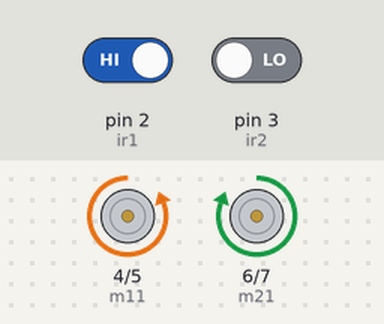
The sketch below on a simulated Arduino Uno, built with avr-gcc and run on an emulated ATmega328P. Parts: motor-driver pin pairs drawn as motors (green arrow = first pin HIGH = forward, orange = second pin HIGH = backward, longer = more drive). The inputs (shaded band) are chosen by the test bench; at power-on: pin 3 (ir2) LOW, pin 2 (ir1) HIGH.

Above: at 4.8 s.
4.9 s: pin 3 (ir2) driven HIGH
At 6.9 s:
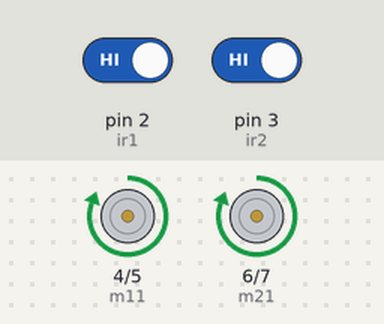
7.6 s: pin 2 (ir1) driven LOW
At 8.2 s:
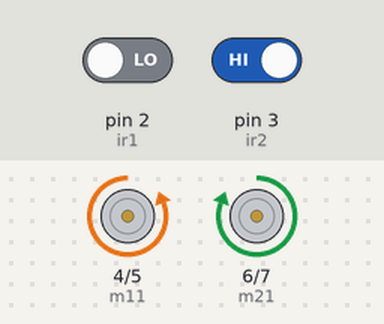
13.6 s: pin 2 (ir1) driven HIGH
At 13.9 s:
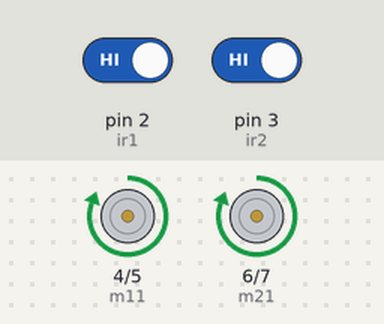
16.3 s: pin 3 (ir2) driven LOW
At 17.9 s:
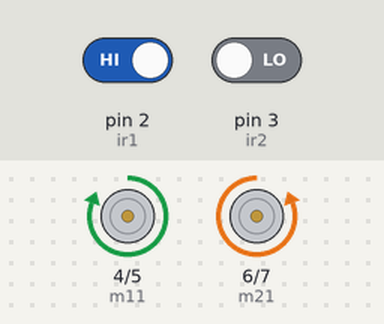
Timing chart, 0 to 23.3 s (numbered marks = the images above; inputs shaded):
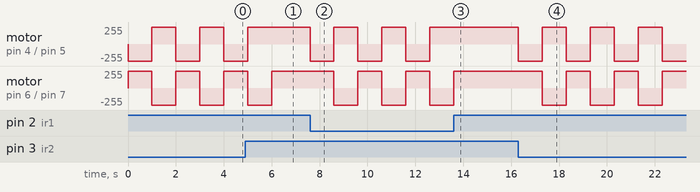

Measured:
- after the input at 4.9 s, motor on pin 4 (m11) / pin 5 (m12): goes on until 5.0 s, then stays forward 255/255; motor on pin 6 (m21) / pin 7 (m22): goes on until 6.0 s, then stays forward 255/255
- after the input at 7.6 s, motor on pin 4 (m11) / pin 5 (m12): alternates forward 255/255 for 1.0 s and backward 255/255 for 1.0 s, starting at once; motor on pin 6 (m21) / pin 7 (m22): alternates forward 255/255 for 1.0 s and backward 255/255 for 1.0 s, starting after 1.0 s
- after the input at 13.6 s, motor on pin 4 (m11) / pin 5 (m12): stays forward 255/255 (without the input it goes to backward 255/255 after 0.00 s); motor on pin 6 (m21) / pin 7 (m22): goes on until 13.6 s, then stays forward 255/255
- after the input at 16.3 s, motor on pin 4 (m11) / pin 5 (m12): alternates forward 255/255 for 1.0 s and backward 255/255 for 1.0 s, starting at once; motor on pin 6 (m21) / pin 7 (m22): alternates forward 255/255 for 1.0 s and backward 255/255 for 1.0 s, starting after 1.0 s
- by itself, motor on pin 4 (m11) / pin 5 (m12), motor on pin 6 (m21) / pin 7 (m22): alternates forward 255/255 for 1.0 s and backward 255/255 for 1.0 s

The sketch:

OBJECT_DETECTOR_ROBOT.ino
```cpp
// OBSTACLE DETECTOR ROBOT

int m11 = 4;
int m12 = 5;
int m21 = 6;
int m22 = 7;
int ir1 = 2;  //IR1
int ir2 = 3;  //IR2

void setup() {
  pinMode(m11, OUTPUT);
  pinMode(m12, OUTPUT);
  pinMode(m21, OUTPUT);
  pinMode(m22, OUTPUT);
  pinMode(ir1, INPUT);
  pinMode(ir2, INPUT);
}

// 0 obstacle detected ; 1 clear path
void loop() {
  if ((digitalRead(ir1) == 0) || (digitalRead(ir2) == 0)) {
    stp();
    rev();
    delay(1000);
    rht();
    delay(1000);
  }else{
    fwd();
  }
  // if ((digitalRead(ir1) == 0) && (digitalRead(ir2) == 0)) {  //without obstacle
  //   fwd();
  // }
  // if ((digitalRead(ir1) == 1) && (digitalRead(ir2) == 1)) {  //with obstacle
  //   stp();                                                   //stop
  //   delay(1000);
  //   rev();  //reverse
  //   delay(1000);
  //   rht();

  //   if ((digitalRead(ir1) == 1) && (digitalRead(ir2) == 1)) {  //with obstacle
  //     stp();                                                   //stop
  //     delay(1000);

  //     rev();  //reverse

  //     else() {
  //       ((digitalRead(ir1) == 0) && (digitalRead(ir2) == 0));
  //       fwd();
  //     }
  //   }
  // }
}

void fwd() {
  digitalWrite(m11, 1);
  digitalWrite(m12, 0);
  digitalWrite(m21, 1);
  digitalWrite(m22, 0);
}

void rht() {
  digitalWrite(m11, 1);
  digitalWrite(m12, 0);
  digitalWrite(m21, 0);
  digitalWrite(m22, 1);
}

void rev() {
  digitalWrite(m11, 0);
  digitalWrite(m12, 1);
  digitalWrite(m21, 1);
  digitalWrite(m22, 0);
}

void lft() {
  digitalWrite(m11, 0);
  digitalWrite(m12, 1);
  digitalWrite(m21, 0);
  digitalWrite(m22, 1);
}
void stp() {
  digitalWrite(m11, 0);
  digitalWrite(m12, 0);
  digitalWrite(m21, 0);
  digitalWrite(m22, 0);
}
```
